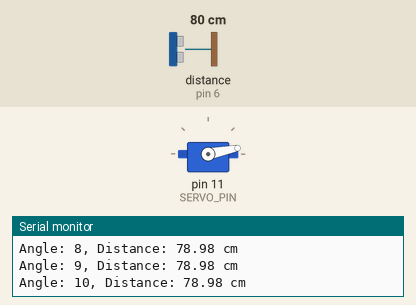
Simulated run of this sketch. Board: Arduino Uno, built with avr-gcc and run on an emulated ATmega328P. Parts: servo, the last lines printed to the serial monitor. Wiring (inferred from the names in the program): ultrasonic range finder: trigger pin 5; echo pin 6. Inputs (shaded band) come from the test bench; at power-on: distance to the obstacle (sensor on pin 6) 80 cm. The echo pulse lasts 58.3 µs per cm.

Above: at 1.2 s.
1.3 s: distance to the obstacle (sensor on pin 6) set to 250 cm
At 2.6 s:
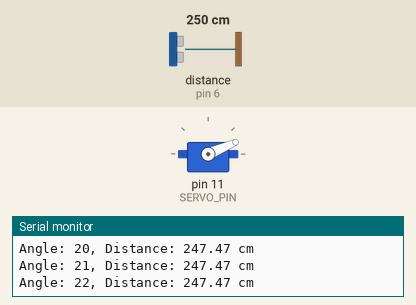
4.3 s: distance to the obstacle (sensor on pin 6) set to 35 cm
At 4.54 s:
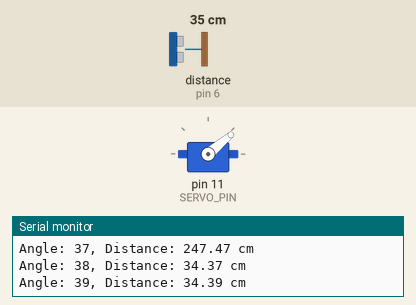
Timing chart, 0 to 19.3 s (numbered marks = the images above; inputs shaded):
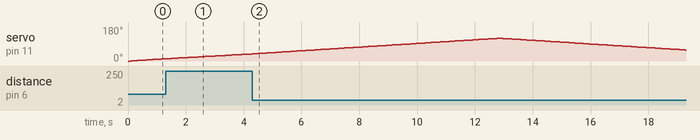

The sketch:

arduino_radar.ino
```cpp
#include <Servo.h>

#define TRIG_PIN 5
#define ECHO_PIN 6
#define SERVO_PIN 11

Servo radarServo;

void setup() {
  Serial.begin(9600);
  pinMode(TRIG_PIN, OUTPUT);
  pinMode(ECHO_PIN, INPUT);
  radarServo.attach(SERVO_PIN);
}

float readDistanceCM() {
  digitalWrite(TRIG_PIN, LOW);
  delayMicroseconds(2);
  digitalWrite(TRIG_PIN, HIGH);
  delayMicroseconds(10);
  digitalWrite(TRIG_PIN, LOW);

  long duration = pulseIn(ECHO_PIN, HIGH);
  float distance = duration * 0.034 / 2;
  return distance;
}

void loop() {
  for (int angle = 0; angle <= 120; angle++) {
    radarServo.write(angle);
    delay(100); // Allow servo to settle
    float distance = readDistanceCM();
    Serial.print("Angle: ");
    Serial.print(angle);
    Serial.print(", Distance: ");
    Serial.print(distance);
    Serial.println(" cm");
  }
  for (int angle = 120; angle >= 0; angle--) {
    radarServo.write(angle);
    delay(100);
    float distance = readDistanceCM();
    Serial.print("Angle: ");
    Serial.print(angle);
    Serial.print(", Distance: ");
    Serial.print(distance);
    Serial.println(" cm");
  }
}
```

Measured:
- by itself, servo on pin 11 (SERVO_PIN): rises from 38° to 120° in 8.4 s, then falls to 58° in 6.5 s
